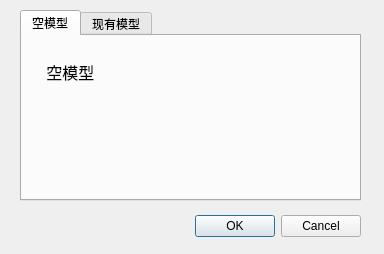
<?xml version="1.0" encoding="UTF-8"?>
<ui version="4.0">
 <class>ModelExamples</class>
 <widget class="QDialog" name="ModelExamples">
  <property name="geometry">
   <rect>
    <x>0</x>
    <y>0</y>
    <width>384</width>
    <height>254</height>
   </rect>
  </property>
  <property name="windowTitle">
   <string>Dialog</string>
  </property>
  <widget class="QDialogButtonBox" name="buttonBox">
   <property name="geometry">
    <rect>
     <x>20</x>
     <y>210</y>
     <width>341</width>
     <height>32</height>
    </rect>
   </property>
   <property name="orientation">
    <enum>Qt::Horizontal</enum>
   </property>
   <property name="standardButtons">
    <set>QDialogButtonBox::Cancel|QDialogButtonBox::Ok</set>
   </property>
  </widget>
  <widget class="QTabWidget" name="tabWidget">
   <property name="geometry">
    <rect>
     <x>20</x>
     <y>10</y>
     <width>341</width>
     <height>191</height>
    </rect>
   </property>
   <property name="currentIndex">
    <number>0</number>
   </property>
   <widget class="QWidget" name="tab">
    <attribute name="title">
     <string>空模型</string>
    </attribute>
    <widget class="QLabel" name="label">
     <property name="geometry">
      <rect>
       <x>20</x>
       <y>20</y>
       <width>131</width>
       <height>31</height>
      </rect>
     </property>
     <property name="font">
      <font>
       <pointsize>12</pointsize>
      </font>
     </property>
     <property name="text">
      <string> 空模型</string>
     </property>
    </widget>
   </widget>
   <widget class="QWidget" name="tab_2">
    <attribute name="title">
     <string>现有模型</string>
    </attribute>
    <widget class="QComboBox" name="comboBox">
     <property name="geometry">
      <rect>
       <x>20</x>
       <y>20</y>
       <width>201</width>
       <height>21</height>
      </rect>
     </property>
     <property name="font">
      <font>
       <pointsize>9</pointsize>
      </font>
     </property>
    </widget>
   </widget>
  </widget>
 </widget>
 <resources/>
 <connections>
  <connection>
   <sender>buttonBox</sender>
   <signal>accepted()</signal>
   <receiver>ModelExamples</receiver>
   <slot>accept()</slot>
   <hints>
    <hint type="sourcelabel">
     <x>248</x>
     <y>254</y>
    </hint>
    <hint type="destinationlabel">
     <x>157</x>
     <y>274</y>
    </hint>
   </hints>
  </connection>
  <connection>
   <sender>buttonBox</sender>
   <signal>rejected()</signal>
   <receiver>ModelExamples</receiver>
   <slot>reject()</slot>
   <hints>
    <hint type="sourcelabel">
     <x>316</x>
     <y>260</y>
    </hint>
    <hint type="destinationlabel">
     <x>286</x>
     <y>274</y>
    </hint>
   </hints>
  </connection>
 </connections>
</ui>
